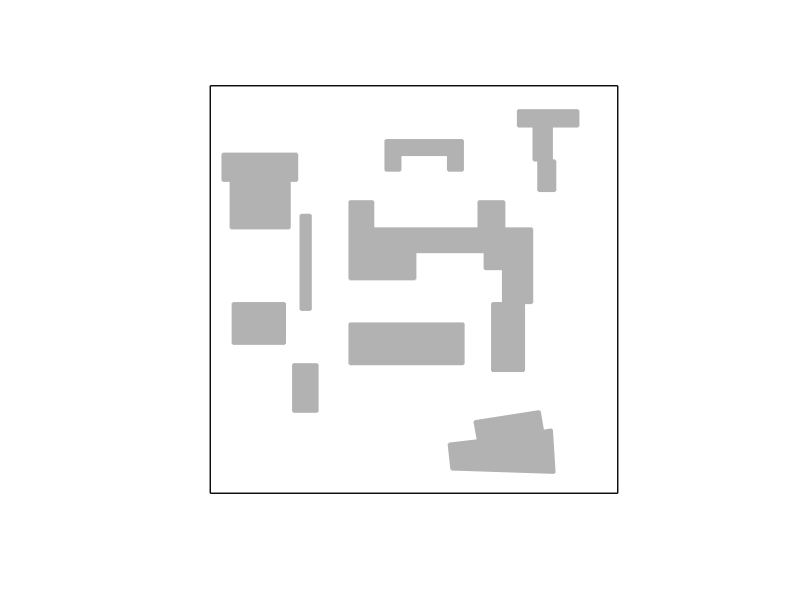

Source code (MATLAB): (Note: this script raises an error after producing the figure.)
%
%=========VisiLibity Demonstration Script=========
%
%This script uses the the MEX-files generated from 
%visibility_polygon.cpp and in_environment.cpp.  Follow 
%the instructions in the respective .cpp files to create
%these MEX-files before running this script. A graphical
%representation of the supplied environment file 
%example1.environment is dislplayed and the user can
%then select points (must be in the environment) with
%the mouse and the visibility polygon of that point will
%be computed and plotted over the environment.
%


%Clear the desk
clear all; close all; clc;
format long;


%Robustness constant
epsilon = 0.000000001;


%Snap distance (distance within which an observer location will be snapped to the
%boundary before the visibility polygon is computed)
snap_distance = 0.05;


%Read environment geometry from file
%environment = read_vertices_from_file('./example1.environment');


% define the environment by hand.
environment = cell(1,10);
environment{1,1} = [0, 0; 9, 0; 9, 9; 0, 9]; % the boundary of the environment, clockwise order
% for all the obstacles, should be counter clockwise order
environment{1,2} = [0.45, 6.9; 0.27, 6.9; 0.27, 7.5; 1.92, 7.5; 1.92, 6.9; 1.755, 6.9; 1.755, 5.85; 0.45, 5.85]; 
environment{1,3} = [0.495, 3.3; 0.495, 4.2; 1.65, 4.2; 1.65, 3.3];
environment{1,4} = [1.995, 6.15; 2.22, 6.15; 2.22, 4.05;  1.995, 4.05];
environment{1,5} = [1.83, 2.85; 2.37, 2.85; 2.37, 1.8; 1.83, 1.8];
environment{1,6} = [3.87, 7.8; 5.58, 7.8; 5.58, 7.125; 5.25, 7.125; 5.25, 7.47; 4.2, 7.47; 4.2, 7.125; 3.87, 7.125];
environment{1,7} = [6.795, 8.46; 8.13, 8.46; 8.13, 8.1; 7.545, 8.1; 7.545, 7.35; 7.62, 7.35; 7.62, 6.675;...
    7.245, 6.675; 7.245, 7.35; 7.14, 7.35; 7.14, 8.1; 6.795, 8.1]; 
environment{1,8} = [3.075, 3.75; 5.595, 3.75; 5.595, 2.85; 3.075, 2.85];
environment{1,9} = [5.265, 1.095; 5.91, 1.17; 5.835, 1.59; 7.275, 1.815; 7.35, 1.38; 7.545, 1.41;...
    7.605, 0.45; 5.325, 0.525]; 
environment{1,10} =[3.075, 6.45; 3.6, 6.45; 3.6, 5.85; 5.925, 5.85; 5.925, 6.45; 6.495,6.45; 6.495, 5.85;...
    7.11, 5.85; 7.11, 4.2; 6.93, 4.2;  6.93, 2.7; 6.225, 2.7; 6.225, 4.2;  6.465, 4.2; 6.465, 4.95; 6.06, 4.95;...
    6.06, 5.325;  4.53, 5.325;  4.53, 4.725; 3.075, 4.725];


%we first calculate the area of the obstacle all the visibility regiion

envi_binary = cell(1,9); 
envi_area = zeros(1,9); 
global All_visi poly_large

%how many times we enlarge the polygon
poly_large = 10; 

for i = 1 : 9 
    %calculate the binary of the environment, 100 times  
    envi_binary{i} = poly2mask(poly_large*[environment{1,i+1}(:,1); environment{1,i+1}(1,1)], ...
        poly_large*[environment{1,i+1}(:,2); environment{1,i+1}(1,2)], 9*poly_large, 9*poly_large); 
    envi_area(1,i) = bwarea(envi_binary{i})/(poly_large^2); 
    
end
sum_envi_area = sum(envi_area); 
All_visi = 9*9-sum_envi_area; 


%Calculate a good plot window (bounding box) based on outer polygon of environment
environment_min_x = min(environment{1}(:,1));
environment_max_x = max(environment{1}(:,1));
environment_min_y = min(environment{1}(:,2));
environment_max_y = max(environment{1}(:,2));
X_MIN = environment_min_x-0.1*(environment_max_x-environment_min_x);
X_MAX = environment_max_x+0.1*(environment_max_x-environment_min_x);
Y_MIN = environment_min_y-0.1*(environment_max_y-environment_min_y);
Y_MAX = environment_max_y+0.1*(environment_max_y-environment_min_y);


%Clear plot and form window with desired properties
clf; set(gcf,'position',[200 500 700 600]); hold on;
axis equal; axis off; axis([X_MIN X_MAX Y_MIN Y_MAX]);


%Plot Environment
patch( environment{1}(:,1) , environment{1}(:,2) , 0.1*ones(1,length(environment{1}(:,1)) ) , ...
       'w' , 'linewidth' , 1.0 );
for i = 2 : size(environment,2)
    patch( environment{i}(:,1) , environment{i}(:,2) , 0.1*ones(1,length(environment{i}(:,1)) ) , ...
           'k' , 'EdgeColor' , [0.7 0.7 0.7] , 'FaceColor' , [0.7 0.7 0.7] , 'linewidth' , 1.5 );
end

% fix the initial setting of sensors' positions
%we need to select 5 from 8 sensors to turn them on
global N M 
N = 8; 
M = 4; %choose five
observer = []; 
V = cell(1,N); 
vis_binary = cell(1,N);
vis_area = zeros(1,N);
pr_sensor = zeros(1,N); 

% Randomly generate 8 available obaservaers within [0 8.85]*[0  8.85]
while length(observer)< N
     ran_x = 9 * rand(1); 
     ran_y = 9 * rand(1); 
     if ~in_environment([ran_x ran_y] , environment , epsilon)    
     else
      observer = [observer; ran_x ran_y]; 
     end
end

% % manually select some good coordinates for the observers to make sure less
% % redundant overlapping.
% observer = [0.275 6.7; 1.40 5.05; 5.2 7.3; 4.96 5.25; 7.3 0.18; ...
% 5.0 2.5; 7.368 6.554; 7.534 8.74; 1.5 2.3; 3 5.37];
% 

[~,idx] = sort(observer(:,1)); % sort just the first column
observer = observer(idx,:);   % sort the whole matrix using the sort indices


for i = 1 : N
    %Plot the observers
    %if i ~= 1 &&  i  ~= 2
    plot3( observer(i,1) , observer(i,2) , 0.3 , ...
           'o' , 'Markersize' , 9 , 'MarkerEdgeColor' , 'y' , 'MarkerFaceColor' , 'k' );  
    %end   
    %Compute and plot visibility polygon  
    V{1,i} = visibility_polygon( [observer(i,1) observer(i,2)] , environment , epsilon , snap_distance );
    
    %enlarge the polygon by 100 times, so that we can get more accaurate
    %areas. Actually, the larger the more acturate
    vis_binary{1, i} = poly2mask(poly_large*[V{1,i}(:,1); V{1,i}(1,1)], ...
        poly_large*[V{1,i}(:,2); V{1,i}(1,2)], 9*poly_large,9*poly_large);
    %Note that we need to divided it by 10000 so that we can get the true
    %original area
    vis_area(1, i) = bwarea(vis_binary{1, i})/(poly_large^2);
    
    % each sensor successful turn on rate, the more the sensor can see the
    % larger it will fail. pr_sensor is the survival rate.
    pr_sensor(1, i ) = 1- vis_area(1, i)/(All_visi/2); 
end

% the sampling times for approximating CVaR
n_s = 500; 

%generate the binary data before hand.
sensor_success_sample = sensor_success_bernoulli(pr_sensor, n_s);

%the upper bound for tau is Visi_region. 
% set an alpha alpha \in (0, 1] user defined probability threshold.
% alpha can chosen
%alpha = 0.05; 

% the separation for tau
delta = 0.1; 
 
%% CVaR + greedy


cvar_gre_h_store = [];
cvar_gre_uadis_store ={};

cnt_alpha = 1; 


 for alpha = 0.01 : 0.3 : 1
%alpha = 0.35; 
% CVaR + greedy
[cvar_gre_set, cvar_gre_hvalue, uarea_dis] = ...
    CVaR_greedy(vis_area, vis_binary, alpha, delta, sensor_success_sample, n_s);

cvar_gre_h_store(cnt_alpha, :) = [alpha, cvar_gre_hvalue];
cvar_gre_uadis_store{cnt_alpha} = uarea_dis;

cnt_alpha = cnt_alpha + 1; 
 end

%hvalue and its bound plot
figure (1)
plot(cvar_gre_h_store(:,1), cvar_gre_h_store(:,2), 'r*'), hold on 
%plot(cvar_gre_hbmax_store(:,1), cvar_gre_hbmax_store(:,2), 'bo'), hold on

%distribution plot
figure (2)
nhist(cvar_gre_uadis_store, 'legend', {'alpha=0.01', 'alpha=0.31', 'alpha=0.61', 'alpha=0.91'})
% %expectation plot
% figure (3)
% %real case illustration
% figure (4)

 %% *** cvar optimal ***
 % the sampling times for approximating CVaR
n_s = 50; 


i = 2; 
for alpha = 0.05 : 0.3 : 1
%alpha = 0.05; 
% opt + greedy
[cvar_opt_set, cvar_opt_hvalue, uarea_dis] = ...
    CVaR_optimal(vis_binary, alpha, delta, pr_sensor, n_s);  

i = i +1;
end

% cvar_opt_value_area_pro = [];
% % % cvar+ opt
% [cvar_opt_set, cvar_opt_value, probability_sensor] = ...
%     CVaR_optimal(vis_binary, alpha, delta, n_s); 
%  
% cvar_opt_value_area_pro = [cvar_opt_value_area_pro; [alpha, cvar_opt_value, ...
%     cvar_opt_area_temp, cvar_opt_p_temp]];   
% 
% %cvar + opt
% figure (5)
% plot(cvar_opt_value_area_pro(:,1), cvar_opt_value_area_pro(:,2), 'r*'); hold on
% 
% figure (6)
% plot(cvar_opt_value_area_pro(:,1), cvar_opt_value_area_pro(:,3), 'bo'); hold on
% 
% figure(7)
% plot(cvar_opt_value_area_pro(:,1), cvar_opt_value_area_pro(:,4), 'm+'); hold on

%% ***expectation + greedy***
n_s = 2000; 
% expt_gre_set_store = []; 
% for n_s = 1000 : 100: 3000
% 
%  [expt_gre_set, expt_gre_value, expt_gre_uarea, expt_gre_uprob]...
%      = expectation_greedy(vis_binary, pr_sensor, n_s); 
%  
%  expt_gre_set_store = [expt_gre_set_store; expt_gre_set]; 
% end

[expt_gre_set, expt_gre_value,...
    n_sen_dis]  = expectation_greedy(vis_binary, pr_sensor, n_s);

figure (9)

plot(n_sen_dis(:,1), n_sen_dis(:,2), 'r+')  

%% ***expectation + optimal***


% [expt_opt_area_temp, expt_opt_p_temp] = union_area_p(expt_opt_set, vis_binary, pr_sensor); 


% %Plot the observers
% plot3( observer(1,1) , observer(1,2) , 0.3 , ...
%            'o' , 'Markersize' , 9 , 'MarkerEdgeColor' , 'y' , 'MarkerFaceColor' , 'r' );  

% patch( V{2}(:,1) , V{2}(:,2) , 0.1*ones( size(V{2},1) , 1 ) , ...
%         'w',   'EdgeColor' , 'None',   'FaceColor' , [0.9, 0.5, 0.44] , 'linewidth' , 1.0 ); 